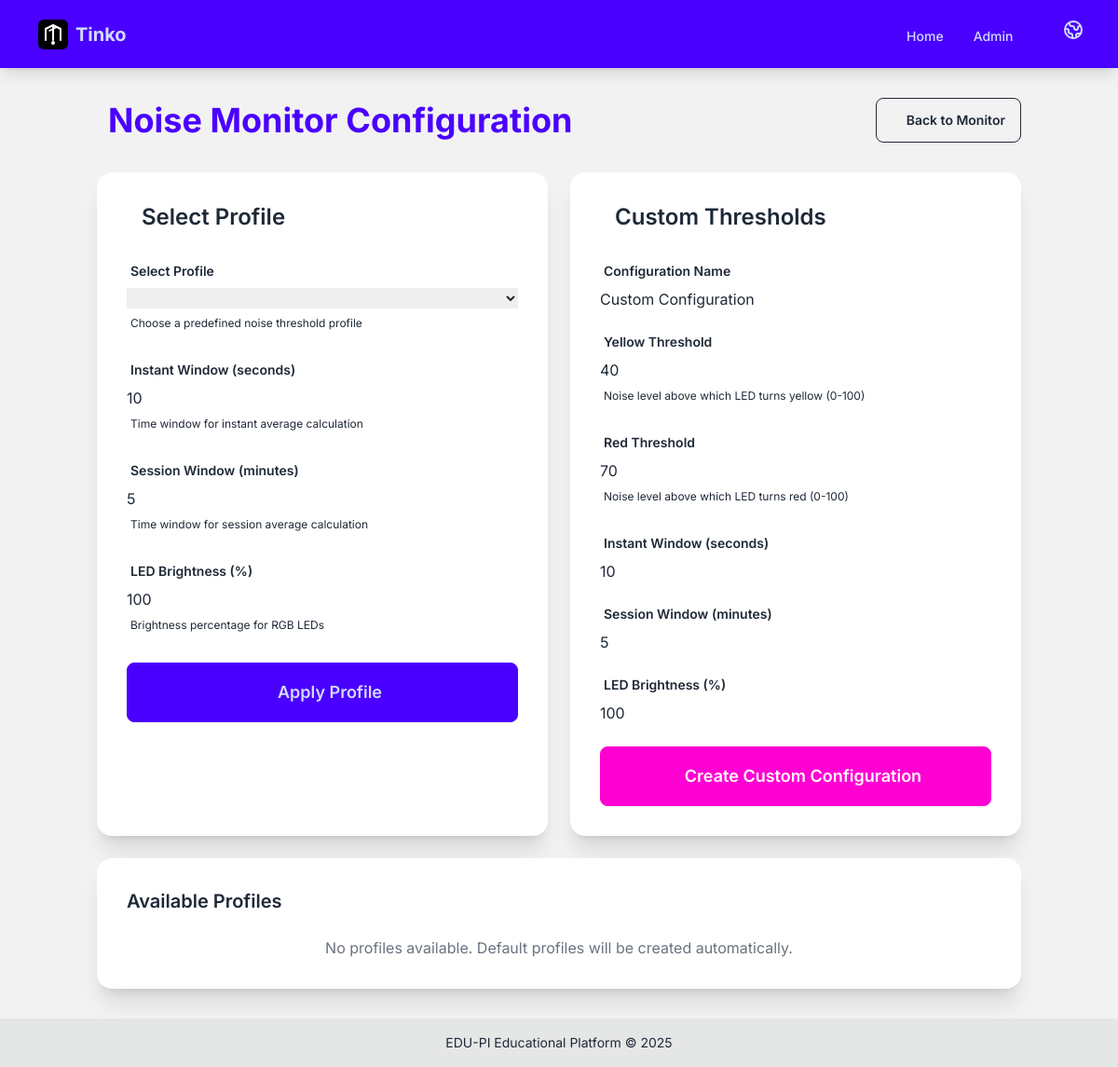
Before: /plugins/edupi/noise_monitor/config/ with the older database file.
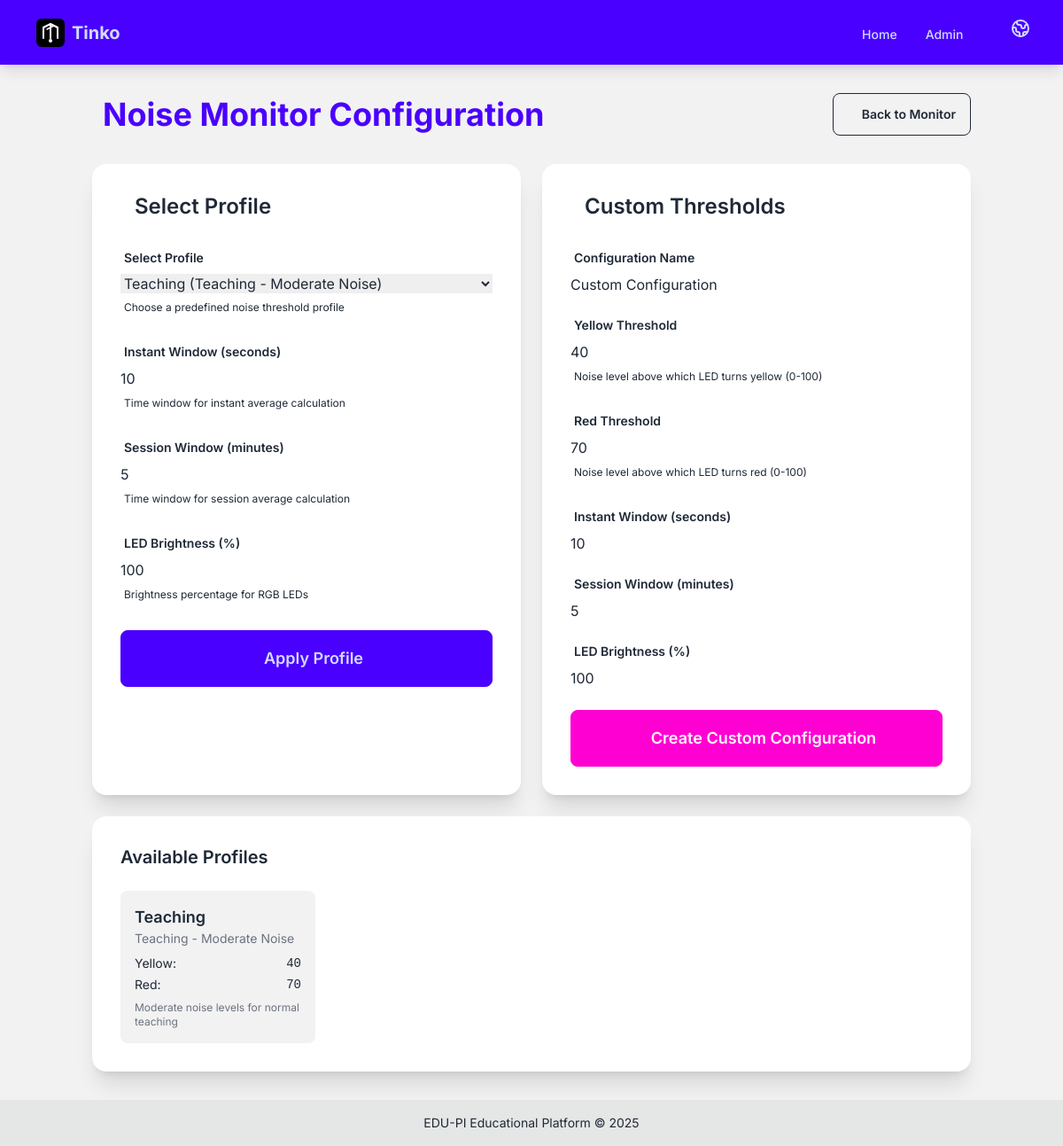
After: the same page with the newer database file.
### plugins/edupi/noise_monitor/models.py (models this page shows, shortened)
class NoiseProfile(models.Model):
    class ProfileType(models.TextChoices):
        TEST = "test", _("Test - Silent Mode")
        TEACHING = "teaching", _("Teaching - Moderate Noise")
        GROUP_WORK = "group_work", _("Group Work - Higher Tolerance")
        CUSTOM = "custom", _("Custom - User Defined")
    profile_type = models.CharField(
        max_length=20,
        choices=ProfileType.choices,
        default=ProfileType.TEACHING,
        unique=True,
        help_text=_("Type of noise profile"),
    )
    name = models.CharField(
        max_length=100,
        help_text=_("Display name for this profile"),
    )
    description = models.TextField(
        blank=True,
        help_text=_("Description of when to use this profile"),
    )
    yellow_threshold = models.PositiveIntegerField(
        default=40,
        help_text=_("Noise level above which LED turns yellow (0-100)"),
    )
    red_threshold = models.PositiveIntegerField(
        default=70,
        help_text=_("Noise level above which LED turns red (0-100)"),
    )
    is_active = models.BooleanField(
        default=True,
        help_text=_("Whether this profile is active"),
    )
    created_at = models.DateTimeField(auto_now_add=True)
    updated_at = models.DateTimeField(auto_now=True)
    class Meta:
        app_label = "edupi_noise_monitor"
        verbose_name = _("Noise Profile")
        verbose_name_plural = _("Noise Profiles")
        ordering = ["profile_type"]
    def __str__(self):
        return f"{self.name} ({self.get_profile_type_display()})"

### plugins/edupi/noise_monitor/views.py (the view, shortened to what this page needs)
# urls.py: path("config/", views.NoiseMonitorConfigView.as_view(), name="config"),
class NoiseMonitorConfigView(FormView):
    template_name = "noise_monitor/config_form.html"
    form_class = ProfileSelectForm
    success_url = reverse_lazy("noise_monitor:dashboard")
    def get_context_data(self, **kwargs):
        context = super().get_context_data(**kwargs)
        context["custom_form"] = CustomThresholdForm()
        context["profiles"] = NoiseProfile.objects.filter(is_active=True)
        return context

### plugins/edupi/noise_monitor/forms.py
class ProfileSelectForm(forms.Form):
    profile = forms.ModelChoiceField(
        queryset=NoiseProfile.objects.filter(is_active=True),
        label=_("Select Profile"),
        help_text=_("Choose a predefined noise threshold profile"),
        empty_label=None,
    )
    instant_window_seconds = forms.IntegerField(
        min_value=5,
        max_value=60,
        initial=10,
        label=_("Instant Window (seconds)"),
        help_text=_("Time window for instant average calculation"),
    )
    session_window_minutes = forms.IntegerField(
        min_value=1,
        max_value=30,
        initial=5,
        label=_("Session Window (minutes)"),
        help_text=_("Time window for session average calculation"),
    )
    led_brightness = forms.IntegerField(
        min_value=10,
        max_value=100,
        initial=100,
        label=_("LED Brightness (%)"),
        help_text=_("Brightness percentage for RGB LEDs"),
    )
    def __init__(self, *args, **kwargs):
        super().__init__(*args, **kwargs)
        self.fields["profile"].queryset = NoiseProfile.objects.filter(
            is_active=True
        ).order_by("profile_type")

### plugins/edupi/noise_monitor/templates/noise_monitor/config_form.html (shortened to what the changed rows need)
{% extends "base.html" %}
{% load i18n %}
{% block content %}
<div class="container mx-auto px-4 py-8">
    <div class="flex justify-between items-center mb-8">
        <h1 class="text-4xl font-bold text-primary">
            {% trans "Noise Monitor Configuration" %}
        </h1>
    </div>
    <div class="grid grid-cols-1 lg:grid-cols-2 gap-6">
        <div class="card bg-base-100 shadow-xl">
            <div class="card-body">
                <h2 class="card-title text-2xl mb-4">
                    {% trans "Select Profile" %}
                </h2>
                <form method="post" action="{% url 'noise_monitor:config' %}">
                    <div class="space-y-4">
                        <div class="form-control">
                            <label class="label">
                                <span class="label-text font-semibold">{{ form.profile.label }}</span>
                            </label>
                            {{ form.profile }}
                            {% if form.profile.help_text %}
                                <label class="label">
                                    <span class="label-text-alt">{{ form.profile.help_text }}</span>
                                </label>
                            {% endif %}
                        </div>
                    </div>
                </form>
            </div>
        </div>
        <div class="card bg-base-100 shadow-xl">
            <div class="card-body">
                <h2 class="card-title text-2xl mb-4">
                    {% trans "Custom Thresholds" %}
                </h2>
            </div>
        </div>
    </div>
    <div class="card bg-base-100 shadow-xl mt-6">
        <div class="card-body">
            <h2 class="card-title text-xl mb-4">{% trans "Available Profiles" %}</h2>
            <div class="grid grid-cols-1 md:grid-cols-2 lg:grid-cols-4 gap-4">
                {% for profile in profiles %}
                    <div class="bg-base-200 p-4 rounded-lg">
                        <h3 class="font-semibold text-lg">{{ profile.name }}</h3>
                        <p class="text-sm text-gray-500 mb-2">{{ profile.get_profile_type_display }}</p>
                        <div class="space-y-1 text-sm">
                            <div class="flex justify-between">
                                <span>{% trans "Yellow:" %}</span>
                                <span class="font-mono">{{ profile.yellow_threshold }}</span>
                            </div>
                            <div class="flex justify-between">
                                <span>{% trans "Red:" %}</span>
                                <span class="font-mono">{{ profile.red_threshold }}</span>
                            </div>
                        </div>
                        {% if profile.description %}
                            <p class="text-xs text-gray-500 mt-2">{{ profile.description }}</p>
                        {% endif %}
                    </div>
                {% empty %}
                    <p class="text-gray-500 col-span-full text-center">
                        {% trans "No profiles available. Default profiles will be created automatically." %}
                    </p>
                {% endfor %}
            </div>
        </div>
    </div>
</div>
{% endblock %}

Changed rows visible on the page:
added NoiseProfile: name "Teaching", profile_type "Teaching - Moderate Noise", yellow_threshold "40", red_threshold "70", description "Moderate noise levels for normal teaching"
Other visible differences:
form field profile: (not shown) → "Teaching (Teaching - Moderate Noise)"
text no longer shown: "No profiles available. Default profiles will be created automatically."
